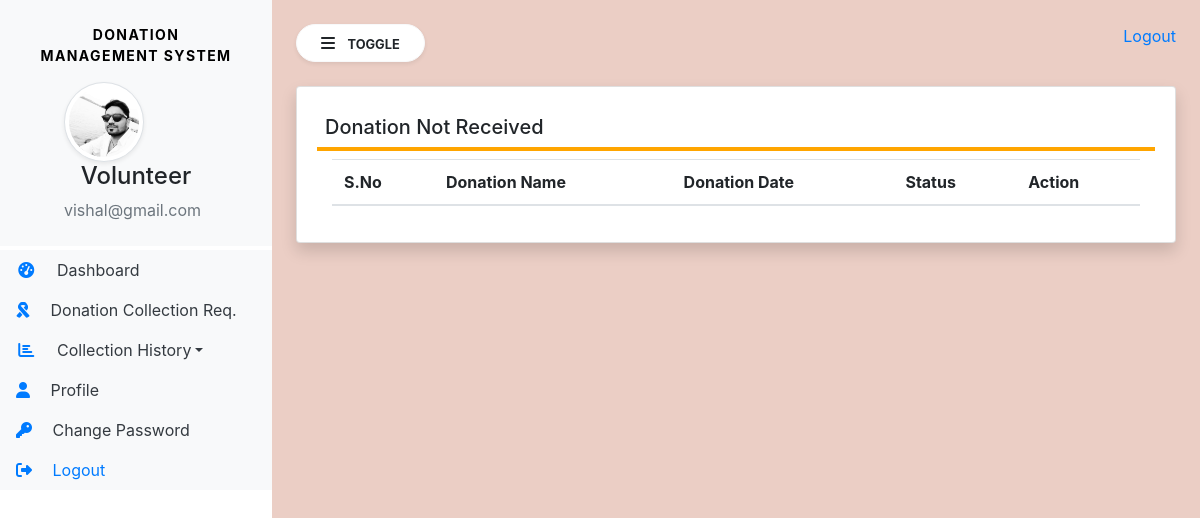
The app's page /donation_not_rec_volunteer/ (signed in), older data.
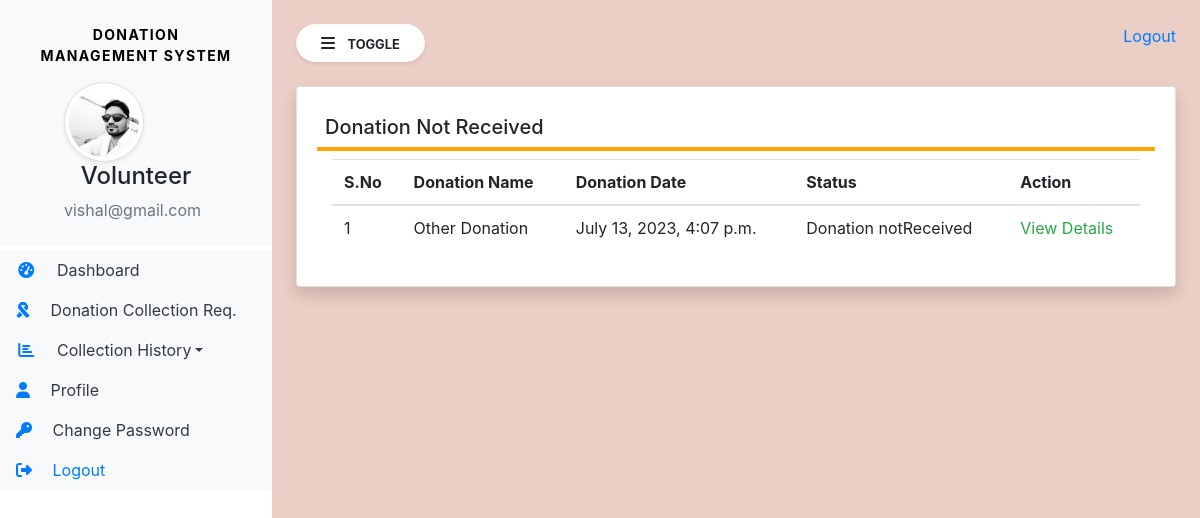
The same page, newer data.
### Donation/models.py (models this page shows, shortened)
class Donation(models.Model):
    donor = models.ForeignKey(Donor, on_delete=models.SET_NULL, null=True)
    donationName = models.CharField(max_length=100, null=True)
    donationpic = models.FileField(null=True)
    colloctionloc = models.CharField(max_length=50, null=True)
    description = models.CharField(max_length=300, null=True)
    status = models.CharField(max_length=50)
    donationdate = models.DateTimeField(auto_now_add=True)
    adminRemarks = models.CharField(max_length=300, null=True)
    volunteer = models.ForeignKey(Volunteer, on_delete=models.SET_NULL, null=True)
    donationArea = models.ForeignKey(DonationArea, on_delete=models.CASCADE, null=True)
    volunteerRemarks = models.CharField(max_length=300, null=True)
    updationDate = models.DateTimeField(null=True)

### Donation/views.py (the view)
# urls.py: path('donation_not_rec_volunteer/', views.donation_not_rec_volunteer, name='donation_not_rec_volunteer'),
def donation_not_rec_volunteer(request):
    if not request.user.is_authenticated:
        return redirect('Volunteer_login')
    user = request.user
    volunteer = Volunteer.objects.get(user=user)
    donation = Donation.objects.filter(volunteer=volunteer, status="Donation notReceived")
    return render(request, 'volunteer/donation_not_rec_volunteer.html', locals())

### Donation/templates/volunteer/donation_not_rec_volunteer.html (shortened to what this page needs)
{% extends 'volunteer/volunteer_sidebar.html' %}
{% block main %}
<div class="card shadow">
    <div class="card-body">
        <h5 class="p-2" style="border-bottom: 4px solid orange;">Donation Not Received</h5>
        <div class="container-fluid">
            <table class="table table-hover" id="example">
                <thead>
                    <tr>
                            <th>S.No</th>
                            <th>Donation  Name</th>
                            <th>Donation Date</th>
                            <th>Status</th>
                            <th>Action</th>
                    </tr>
                </thead>
                <tbody>
                    {% for i in donation %}
                    <tr>
                        <td>{{ forloop.counter }}</td>
                        <td>{{ i.donationName }}</td>
                        <td>{{ i.donationdate }}</td>
                        <td>{{ i.status }}</td>
                        <td><a href="{% url 'donation_rec_details' i.id %}" class="text-success">View Details</a>
                    </tr>
                    {% endfor %}
                </tbody>
            </table>
        </div>
    </div>
</div>
{% endblock %}

Row changes from the older to the newer data that the page shows:
added Donation: donationName "Other Donation", donationdate "July 13, 2023, 4:07 p.m.", status "Donation notReceived"
